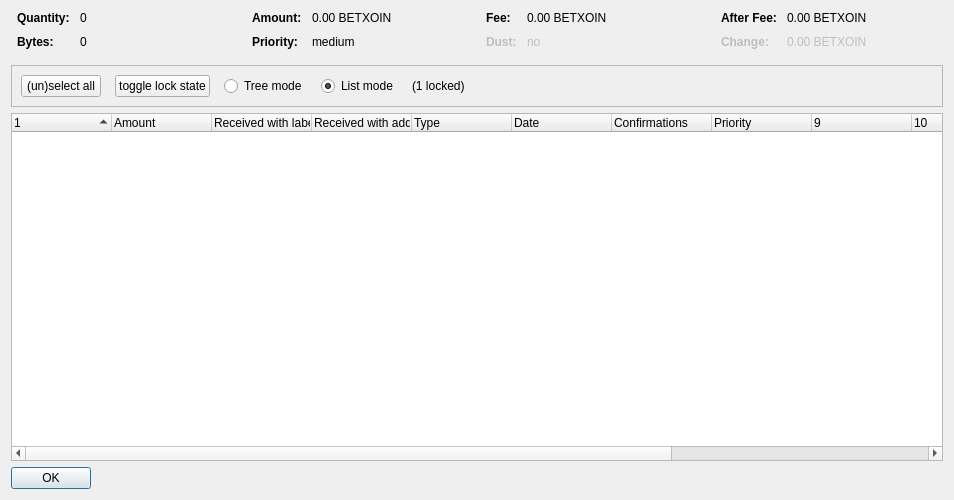
<?xml version="1.0" encoding="UTF-8"?>
<ui version="4.0">
 <class>CoinControlDialog</class>
 <widget class="QDialog" name="CoinControlDialog">
  <property name="geometry">
   <rect>
    <x>0</x>
    <y>0</y>
    <width>954</width>
    <height>500</height>
   </rect>
  </property>
  <property name="windowTitle">
   <string>Coin Selection</string>
  </property>
  <layout class="QVBoxLayout" name="verticalLayout">
   <item>
    <layout class="QHBoxLayout" name="horizontalLayoutTop" stretch="0,0,0,0">
     <property name="topMargin">
      <number>0</number>
     </property>
     <property name="bottomMargin">
      <number>10</number>
     </property>
     <item>
      <layout class="QFormLayout" name="formLayoutCoinControl1">
       <property name="horizontalSpacing">
        <number>10</number>
       </property>
       <property name="verticalSpacing">
        <number>10</number>
       </property>
       <property name="leftMargin">
        <number>6</number>
       </property>
       <property name="rightMargin">
        <number>6</number>
       </property>
       <item row="0" column="0">
        <widget class="QLabel" name="labelCoinControlQuantityText">
         <property name="font">
          <font>
           <weight>75</weight>
           <bold>true</bold>
          </font>
         </property>
         <property name="text">
          <string>Quantity:</string>
         </property>
        </widget>
       </item>
       <item row="0" column="1">
        <widget class="QLabel" name="labelCoinControlQuantity">
         <property name="cursor">
          <cursorShape>IBeamCursor</cursorShape>
         </property>
         <property name="contextMenuPolicy">
          <enum>Qt::ActionsContextMenu</enum>
         </property>
         <property name="text">
          <string notr="true">0</string>
         </property>
         <property name="textInteractionFlags">
          <set>Qt::LinksAccessibleByMouse|Qt::TextSelectableByKeyboard|Qt::TextSelectableByMouse</set>
         </property>
        </widget>
       </item>
       <item row="1" column="0">
        <widget class="QLabel" name="labelCoinControlBytesText">
         <property name="font">
          <font>
           <weight>75</weight>
           <bold>true</bold>
          </font>
         </property>
         <property name="text">
          <string>Bytes:</string>
         </property>
        </widget>
       </item>
       <item row="1" column="1">
        <widget class="QLabel" name="labelCoinControlBytes">
         <property name="cursor">
          <cursorShape>IBeamCursor</cursorShape>
         </property>
         <property name="contextMenuPolicy">
          <enum>Qt::ActionsContextMenu</enum>
         </property>
         <property name="text">
          <string notr="true">0</string>
         </property>
         <property name="textInteractionFlags">
          <set>Qt::LinksAccessibleByMouse|Qt::TextSelectableByKeyboard|Qt::TextSelectableByMouse</set>
         </property>
        </widget>
       </item>
      </layout>
     </item>
     <item>
      <layout class="QFormLayout" name="formLayoutCoinControl2">
       <property name="horizontalSpacing">
        <number>10</number>
       </property>
       <property name="verticalSpacing">
        <number>10</number>
       </property>
       <property name="leftMargin">
        <number>6</number>
       </property>
       <property name="rightMargin">
        <number>6</number>
       </property>
       <item row="0" column="0">
        <widget class="QLabel" name="labelCoinControlAmountText">
         <property name="font">
          <font>
           <weight>75</weight>
           <bold>true</bold>
          </font>
         </property>
         <property name="text">
          <string>Amount:</string>
         </property>
        </widget>
       </item>
       <item row="0" column="1">
        <widget class="QLabel" name="labelCoinControlAmount">
         <property name="cursor">
          <cursorShape>IBeamCursor</cursorShape>
         </property>
         <property name="contextMenuPolicy">
          <enum>Qt::ActionsContextMenu</enum>
         </property>
         <property name="text">
          <string notr="true">0.00 BETXOIN</string>
         </property>
         <property name="textInteractionFlags">
          <set>Qt::LinksAccessibleByMouse|Qt::TextSelectableByKeyboard|Qt::TextSelectableByMouse</set>
         </property>
        </widget>
       </item>
       <item row="1" column="0">
        <widget class="QLabel" name="labelCoinControlPriorityText">
         <property name="font">
          <font>
           <weight>75</weight>
           <bold>true</bold>
          </font>
         </property>
         <property name="text">
          <string>Priority:</string>
         </property>
        </widget>
       </item>
       <item row="1" column="1">
        <widget class="QLabel" name="labelCoinControlPriority">
         <property name="cursor">
          <cursorShape>IBeamCursor</cursorShape>
         </property>
         <property name="contextMenuPolicy">
          <enum>Qt::ActionsContextMenu</enum>
         </property>
         <property name="text">
          <string>medium</string>
         </property>
         <property name="textInteractionFlags">
          <set>Qt::LinksAccessibleByMouse|Qt::TextSelectableByKeyboard|Qt::TextSelectableByMouse</set>
         </property>
        </widget>
       </item>
      </layout>
     </item>
     <item>
      <layout class="QFormLayout" name="formLayoutCoinControl3">
       <property name="horizontalSpacing">
        <number>10</number>
       </property>
       <property name="verticalSpacing">
        <number>10</number>
       </property>
       <property name="leftMargin">
        <number>6</number>
       </property>
       <property name="rightMargin">
        <number>6</number>
       </property>
       <item row="0" column="0">
        <widget class="QLabel" name="labelCoinControlFeeText">
         <property name="font">
          <font>
           <weight>75</weight>
           <bold>true</bold>
          </font>
         </property>
         <property name="text">
          <string>Fee:</string>
         </property>
        </widget>
       </item>
       <item row="0" column="1">
        <widget class="QLabel" name="labelCoinControlFee">
         <property name="cursor">
          <cursorShape>IBeamCursor</cursorShape>
         </property>
         <property name="contextMenuPolicy">
          <enum>Qt::ActionsContextMenu</enum>
         </property>
         <property name="text">
          <string notr="true">0.00 BETXOIN</string>
         </property>
         <property name="textInteractionFlags">
          <set>Qt::LinksAccessibleByMouse|Qt::TextSelectableByKeyboard|Qt::TextSelectableByMouse</set>
         </property>
        </widget>
       </item>
       <item row="1" column="0">
        <widget class="QLabel" name="labelCoinControlLowOutputText">
         <property name="enabled">
          <bool>false</bool>
         </property>
         <property name="font">
          <font>
           <weight>75</weight>
           <bold>true</bold>
          </font>
         </property>
         <property name="text">
          <string>Dust:</string>
         </property>
        </widget>
       </item>
       <item row="1" column="1">
        <widget class="QLabel" name="labelCoinControlLowOutput">
         <property name="enabled">
          <bool>false</bool>
         </property>
         <property name="cursor">
          <cursorShape>IBeamCursor</cursorShape>
         </property>
         <property name="contextMenuPolicy">
          <enum>Qt::ActionsContextMenu</enum>
         </property>
         <property name="text">
          <string>no</string>
         </property>
         <property name="textInteractionFlags">
          <set>Qt::LinksAccessibleByMouse|Qt::TextSelectableByKeyboard|Qt::TextSelectableByMouse</set>
         </property>
        </widget>
       </item>
      </layout>
     </item>
     <item>
      <layout class="QFormLayout" name="formLayoutCoinControl4">
       <property name="horizontalSpacing">
        <number>10</number>
       </property>
       <property name="verticalSpacing">
        <number>10</number>
       </property>
       <property name="leftMargin">
        <number>6</number>
       </property>
       <property name="rightMargin">
        <number>6</number>
       </property>
       <item row="0" column="0">
        <widget class="QLabel" name="labelCoinControlAfterFeeText">
         <property name="font">
          <font>
           <weight>75</weight>
           <bold>true</bold>
          </font>
         </property>
         <property name="text">
          <string>After Fee:</string>
         </property>
        </widget>
       </item>
       <item row="0" column="1">
        <widget class="QLabel" name="labelCoinControlAfterFee">
         <property name="cursor">
          <cursorShape>IBeamCursor</cursorShape>
         </property>
         <property name="contextMenuPolicy">
          <enum>Qt::ActionsContextMenu</enum>
         </property>
         <property name="text">
          <string notr="true">0.00 BETXOIN</string>
         </property>
         <property name="textInteractionFlags">
          <set>Qt::LinksAccessibleByMouse|Qt::TextSelectableByKeyboard|Qt::TextSelectableByMouse</set>
         </property>
        </widget>
       </item>
       <item row="1" column="0">
        <widget class="QLabel" name="labelCoinControlChangeText">
         <property name="enabled">
          <bool>false</bool>
         </property>
         <property name="font">
          <font>
           <weight>75</weight>
           <bold>true</bold>
          </font>
         </property>
         <property name="text">
          <string>Change:</string>
         </property>
        </widget>
       </item>
       <item row="1" column="1">
        <widget class="QLabel" name="labelCoinControlChange">
         <property name="enabled">
          <bool>false</bool>
         </property>
         <property name="cursor">
          <cursorShape>IBeamCursor</cursorShape>
         </property>
         <property name="contextMenuPolicy">
          <enum>Qt::ActionsContextMenu</enum>
         </property>
         <property name="text">
          <string notr="true">0.00 BETXOIN</string>
         </property>
         <property name="textInteractionFlags">
          <set>Qt::LinksAccessibleByMouse|Qt::TextSelectableByKeyboard|Qt::TextSelectableByMouse</set>
         </property>
        </widget>
       </item>
      </layout>
     </item>
    </layout>
   </item>
   <item>
    <widget class="QFrame" name="frame">
     <property name="minimumSize">
      <size>
       <width>0</width>
       <height>40</height>
      </size>
     </property>
     <property name="frameShape">
      <enum>QFrame::StyledPanel</enum>
     </property>
     <property name="frameShadow">
      <enum>QFrame::Sunken</enum>
     </property>
     <layout class="QHBoxLayout" name="horizontalLayout">
      <item>
       <layout class="QHBoxLayout" name="horizontalLayoutPanel" stretch="0,0,0,0,0,0">
        <property name="spacing">
         <number>14</number>
        </property>
        <item>
         <widget class="QPushButton" name="pushButtonSelectAll">
          <property name="sizePolicy">
           <sizepolicy hsizetype="Maximum" vsizetype="Fixed">
            <horstretch>0</horstretch>
            <verstretch>0</verstretch>
           </sizepolicy>
          </property>
          <property name="text">
           <string>(un)select all</string>
          </property>
          <property name="autoDefault">
           <bool>false</bool>
          </property>
         </widget>
        </item>
        <item>
         <widget class="QPushButton" name="pushButtonToggleLock">
          <property name="sizePolicy">
           <sizepolicy hsizetype="Maximum" vsizetype="Fixed">
            <horstretch>0</horstretch>
            <verstretch>0</verstretch>
           </sizepolicy>
          </property>
          <property name="text">
           <string>toggle lock state</string>
          </property>
          <property name="autoDefault">
           <bool>false</bool>
          </property>
         </widget>
        </item>
        <item>
         <widget class="QRadioButton" name="radioTreeMode">
          <property name="sizePolicy">
           <sizepolicy hsizetype="Maximum" vsizetype="Fixed">
            <horstretch>0</horstretch>
            <verstretch>0</verstretch>
           </sizepolicy>
          </property>
          <property name="text">
           <string>Tree mode</string>
          </property>
         </widget>
        </item>
        <item>
         <widget class="QRadioButton" name="radioListMode">
          <property name="sizePolicy">
           <sizepolicy hsizetype="Maximum" vsizetype="Fixed">
            <horstretch>0</horstretch>
            <verstretch>0</verstretch>
           </sizepolicy>
          </property>
          <property name="text">
           <string>List mode</string>
          </property>
          <property name="checked">
           <bool>true</bool>
          </property>
         </widget>
        </item>
        <item>
         <widget class="QLabel" name="labelLocked">
          <property name="text">
           <string>(1 locked)</string>
          </property>
         </widget>
        </item>
        <item>
         <spacer name="horizontalSpacer">
          <property name="orientation">
           <enum>Qt::Horizontal</enum>
          </property>
          <property name="sizeHint" stdset="0">
           <size>
            <width>40</width>
            <height>20</height>
           </size>
          </property>
         </spacer>
        </item>
       </layout>
      </item>
     </layout>
    </widget>
   </item>
   <item>
    <widget class="CoinControlTreeWidget" name="treeWidget">
     <property name="contextMenuPolicy">
      <enum>Qt::CustomContextMenu</enum>
     </property>
     <property name="sortingEnabled">
      <bool>false</bool>
     </property>
     <property name="columnCount">
      <number>13</number>
     </property>
     <attribute name="headerShowSortIndicator" stdset="0">
      <bool>true</bool>
     </attribute>
     <attribute name="headerStretchLastSection">
      <bool>false</bool>
     </attribute>
     <column>
      <property name="text">
       <string/>
      </property>
     </column>
     <column>
      <property name="text">
       <string>Amount</string>
      </property>
     </column>
     <column>
      <property name="text">
       <string>Received with label</string>
      </property>
     </column>
     <column>
      <property name="text">
       <string>Received with address</string>
      </property>
     </column>
     <column>
      <property name="text">
	<string>Type</string>
      </property>
     </column>
     <column>
      <property name="text">	 
       <string>Date</string>
      </property>
     </column>
     <column>
      <property name="text">
       <string>Confirmations</string>
      </property>
      <property name="toolTip">
       <string>Confirmed</string>
      </property>
     </column>
     <column>
      <property name="text">
       <string>Priority</string>
      </property>
     </column>
     <column>
      <property name="text">
       <string/>
      </property>
     </column>
     <column>
      <property name="text">
       <string/>
      </property>
     </column>
     <column>
      <property name="text">
       <string/>
      </property>
     </column>
     <column>
      <property name="text">
       <string/>
      </property>
     </column>
     <column>
      <property name="text">
       <string/>
      </property>
     </column>
    </widget>
   </item>
   <item>
    <widget class="QDialogButtonBox" name="buttonBox">
     <property name="sizePolicy">
      <sizepolicy hsizetype="Maximum" vsizetype="Fixed">
       <horstretch>0</horstretch>
       <verstretch>0</verstretch>
      </sizepolicy>
     </property>
     <property name="orientation">
      <enum>Qt::Horizontal</enum>
     </property>
     <property name="standardButtons">
      <set>QDialogButtonBox::Ok</set>
     </property>
    </widget>
   </item>
  </layout>
 </widget>
 <customwidgets>
  <customwidget>
   <class>CoinControlTreeWidget</class>
   <extends>QTreeWidget</extends>
   <header>coincontroltreewidget.h</header>
  </customwidget>
 </customwidgets>
 <resources/>
 <connections/>
</ui>
